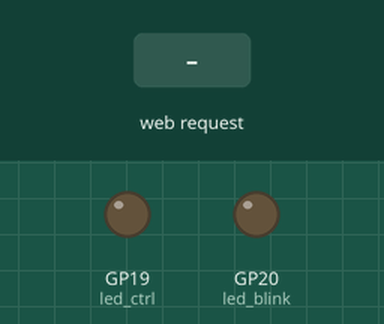
This program was run on a simulated Raspberry Pi Pico running MicroPython. On the bench: output pins drawn as LEDs (lit = HIGH). Dashed ring = blinking. The test bench sets the inputs (shaded band). WiFi joins after 1.5 s; random numbers come from a fixed seed; library files of the repository ran but are not shown: secrets.py; what the program prints to the serial console is not drawn.

Above: at 1.2 s.
1.3 s: HTTP request GET /lighton received
At 1.75 s:
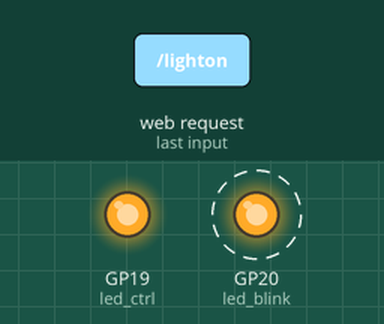
4.3 s: HTTP request GET /lightoff received
At 4.9 s:
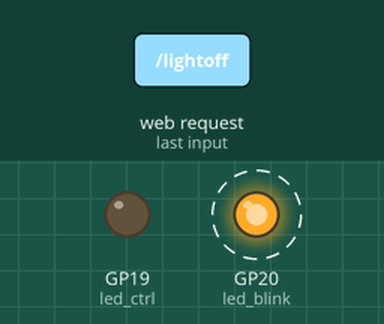
Timing chart, 0 to 16.3 s (numbered marks = the images above; inputs shaded):
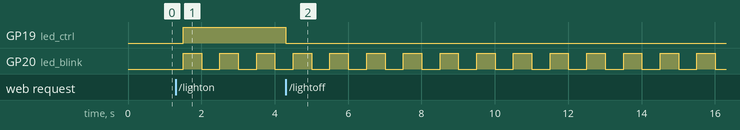

Measured:
- after the input at 1.3 s, GP19 (led_ctrl): LOW → HIGH after 0.21 s
- after the input at 4.3 s, GP19 (led_ctrl): HIGH → LOW at once
- by itself, GP20 (led_blink): alternates HIGH for 0.50 s and LOW for 0.50 s

The program:

ractice_Section_8.3_Auto-Refresh_with_Meta_Tag__HTTP_Polling_.py
```python
# main_async.py – Asynchronous Pico 2W Web Server
# Responsive Button Layout + Adding a Status Indicator
import asyncio
import network
import random
import json
import time
from machine import Pin

# ==========================================================
# Wi-Fi Credentials
# ==========================================================
from secrets import SSID, PASSWORD

# ==========================================================
# Hardware Setup
# ==========================================================
led_ctrl = Pin(19, Pin.OUT)     # Controlled from web page
led_blink = Pin(20, Pin.OUT)    # Background blinking LED

# Initial states
led_ctrl.off()
led_blink.off()

# ==========================================================
# HTML Web Page Template
# NOTE:
# - CSS braces use double braces {{ }}
# - Real placeholders remain single braces:
#   {state_badge}, {value}
# ==========================================================
HTML = """<!DOCTYPE html>
<html>
<head>
<meta name='viewport' content='width=device-width, initial-scale=1'>
<meta http-equiv='refresh' content='1'>
<title>Pico 2W Async Web Server</title>

<style>
* {{ box-sizing: border-box; }}

body {{
    font-family: Arial, sans-serif;
    max-width: 600px;
    margin: auto;
    padding: 20px;
    background: #f9f9f9;
    color: #333;
}}

h1 {{
    color: #006480;
    border-bottom: 3px solid #006480;
    padding-bottom: 10px;
    text-align: center;
}}

h2 {{
    color: #E05A00;
    margin-top: 0;
}}

.card {{
    background: white;
    border-radius: 12px;
    padding: 20px;
    margin: 20px 0;
    box-shadow: 0 2px 8px rgba(0,0,0,0.1);
}}

.btn-group {{
    display: flex;
    gap: 12px;
    flex-wrap: wrap;
    justify-content: center;
    margin: 16px 0;
}}

button {{
    padding: 14px 32px;
    font-size: 1rem;
    font-weight: bold;
    border: none;
    border-radius: 10px;
    cursor: pointer;
    color: white;
    transition: 0.2s;
}}

button:hover {{
    opacity: 0.85;
    transform: scale(1.03);
}}

.on {{
    background: #4CAF50;
}}

.off {{
    background: #F44336;
}}

.fetch {{
    background: #2196F3;
}}

.state {{
    font-size: 1.4rem;
    font-weight: bold;
}}

.on-state {{
    color: #4CAF50;
}}

.off-state {{
    color: #F44336;
}}

.value {{
    font-size: 2rem;
    font-weight: bold;
    color: #2196F3;
}}

.footer {{
    text-align: center;
    margin-top: 30px;
    font-size: 0.9rem;
    color: #777;
}}
</style>
</head>

<body>

<h1>Pico 2W Asynchronous Web Server</h1>

<div class="card">
    <h2>LED Control</h2>
    <div class="btn-group">
        <a href="/lighton"><button class="on">Turn ON</button></a>
        <a href="/lightoff"><button class="off">Turn OFF</button></a>
    </div>
    <p>LED State: {state_badge}</p>
</div>

<div class="card">
    <h2>Sensor Value</h2>
    <div class="btn-group">
        <a href="/value"><button class="fetch">Fetch Value</button></a>
    </div>
    <p class="value">{value}</p>
</div>

<div class="footer">
    Powered by Raspberry Pi Pico 2 W and MicroPython
</div>

</body>
</html>
"""

# ==========================================================
# Global Variables
# ==========================================================
led_state = 'OFF'
value = 0


# ==========================================================
# Task 1: Blink LED Independently
# ==========================================================
async def task_blink():
    while True:
        led_blink.toggle()
        await asyncio.sleep(0.5)


# ==========================================================
# Task 2: Background Task
# ==========================================================
async def task_background():
    counter = 0
    while True:
        counter += 1
        print("Background task tick:", counter)
        await asyncio.sleep(2)


# ==========================================================
# Task 3: Handle HTTP Client Requests
# ==========================================================
# ==========================================================
# Route Handler Functions
# ==========================================================
def route_lighton():
    global led_state
    led_ctrl.on()
    led_state = 'ON'
    print("Action: LED ON")
    return led_state


def route_lightoff():
    global led_state
    led_ctrl.off()
    led_state = 'OFF'
    print("Action: LED OFF")
    return led_state


def route_value():
    global value
    value = random.randint(0, 100)
    print("Action: New Sensor Value =", value)
    return str(value)

# ==========================================================
# API Route: Return System Status as JSON
# ==========================================================
def route_api_status():
    data = {
        'led': led_state,
        'value': value,
        'uptime': time.ticks_ms() // 1000
    }

    print("Action: API Status Requested")
    return json.dumps(data)

# ==========================================================
# URL Routing Table
# ==========================================================
ROUTES = {
    '/lighton':     route_lighton,
    '/lightoff':    route_lightoff,
    '/value':       route_value,
    '/api/status':  route_api_status,
}


# ==========================================================
# Request Router
# ==========================================================
def handle_request(request_str):
    for path, handler in ROUTES.items():
        if ('GET ' + path) in request_str:
            print("Matched Route:", path)
            result = handler()
            return path, result

    print("Matched Route: / (default page)")
    return None, None

# ==========================================================
# Handle HTTP Client Requests
# ==========================================================
async def handle_client(reader, writer):
    global led_state, value

    try:
        # Read HTTP request
        request = await reader.read(1024)
        request = request.decode('utf-8')

        # Print first request line
        first_line = request.split('\r\n')[0]
        print("HTTP Request:", first_line)

        # Process routing
        path, result = handle_request(request)

        # --------------------------------------------------
        # JSON API Response
        # --------------------------------------------------
        if path == '/api/status':
            body = result

            headers = (
                "HTTP/1.0 200 OK\r\n"
                "Content-Type: application/json\r\n"
                "Content-Length: {}\r\n"
                "Connection: close\r\n"
                "\r\n"
            ).format(len(body))

        # --------------------------------------------------
        # Standard HTML Dashboard Response
        # --------------------------------------------------
        else:
            # Create LED status badge
            color_class = 'on-state' if led_state == 'ON' else 'off-state'
            state_badge = (
                '<span class="state {cls}">{st}</span>'
                .format(cls=color_class, st=led_state)
            )

            # Generate HTML page
            body = HTML.format(
                state_badge=state_badge,
                value=value
            )

            headers = (
                "HTTP/1.0 200 OK\r\n"
                "Content-Type: text/html; charset=utf-8\r\n"
                "Content-Length: {}\r\n"
                "Connection: close\r\n"
                "\r\n"
            ).format(len(body))

        # Send response
        writer.write(headers.encode('utf-8'))
        writer.write(body.encode('utf-8'))
        await writer.drain()

    except Exception as e:
        print("Client error:", e)

    finally:
        try:
            writer.close()
            await writer.wait_closed()
        except:
            pass

# ==========================================================
# Connect to Wi-Fi
# ==========================================================
async def connect_wifi():
    wlan = network.WLAN(network.STA_IF)
    wlan.active(True)

    # If already connected
    if wlan.isconnected():
        print("Already connected.")
        print("🌐 IP Address :", wlan.ifconfig()[0])
        return wlan

    # Connect to Wi-Fi
    print(f"\n🔌 Connecting to Wi-Fi: {SSID}", end="")
    wlan.connect(SSID, PASSWORD)

    timeout = 20
    while not wlan.isconnected() and timeout > 0:
        print(".", end="")
        await asyncio.sleep(0.5)
        timeout -= 1

    print()

    if wlan.isconnected():
        print(f"📡 Wi-Fi: {SSID} ✅ Connected Successfully!")
        print("🌐 IP Address :", wlan.ifconfig()[0])
        print("📡 Subnet Mask:", wlan.ifconfig()[1])
        print("🚪 Gateway    :", wlan.ifconfig()[2])
        print("🧭 DNS Server :", wlan.ifconfig()[3])
        return wlan
    else:
        raise RuntimeError("Wi-Fi connection failed.")


# ==========================================================
# Main Program
# ==========================================================
async def main():
    # Connect to Wi-Fi
    wlan = await connect_wifi()

    # Start background tasks
    asyncio.create_task(task_blink())
    asyncio.create_task(task_background())

    # Start asynchronous web server
    await asyncio.start_server(handle_client, "0.0.0.0", 80)

    print("🌐 Async server listening on port 80")
    print("📱 Open your browser and visit:")
    print("   http://" + wlan.ifconfig()[0])

    # Keep the event loop alive forever
    while True:
        await asyncio.sleep(1)


# ==========================================================
# Program Entry Point
# ==========================================================
try:
    asyncio.run(main())
except KeyboardInterrupt:
    print("\n🛑 Program stopped by user.")
except Exception as e:
    print("\n❌ Error:", e)
finally:
    try:
        led_ctrl.off()
        led_blink.off()
    except:
        pass
```
